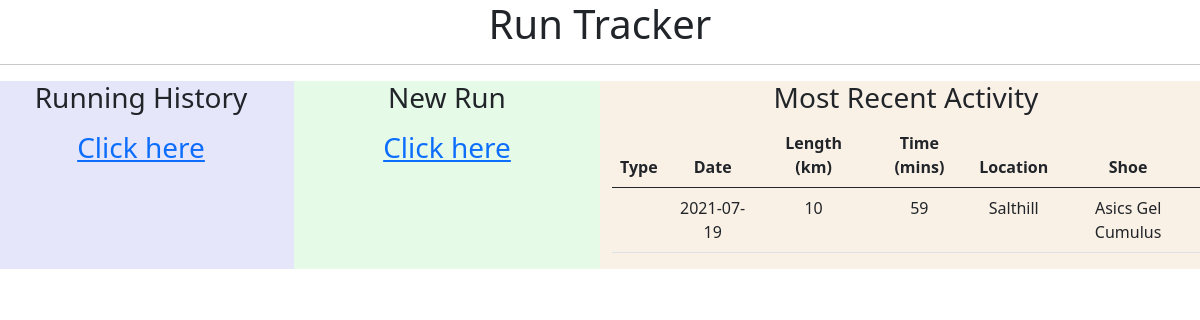
Before: / with the older database file.
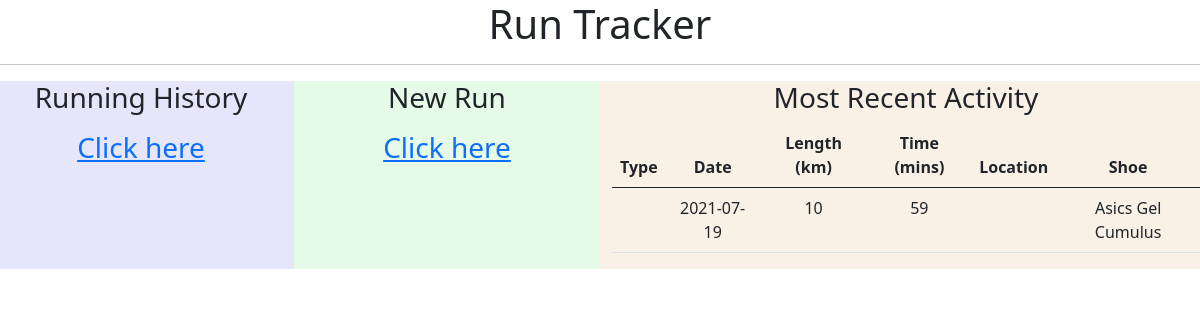
After: the same page with the newer database file.
### Model/Run.py (models this page shows, shortened)
class Run(db.Model):
    __tablename__ = 'runs'
    id = db.Column('run_id', db.Integer, primary_key = True)
    length = db.Column(db.String(50))
    location = db.Column(db.Integer, ForeignKey('runlocation.runlocation_id'))
    time = db.Column(db.String(10))
    shoe = db.Column(db.Integer, ForeignKey('shoes.shoe_id'))
    date = db.Column(db.String(10))
    typeofrun = db.Column(db.Integer, ForeignKey('runtype.runtype_id'))
    related_type_of_run = relationship('Runtype', backref='Run',lazy="joined")
    related_location_of_run = relationship('Runlocation', backref='Run',lazy="joined")
    related_shoe_of_run = relationship('Shoe', backref='Run',lazy="joined")

### Model/Runlocation.py (models this page shows, shortened)
class Runlocation(db.Model):
    __tablename__ = 'runlocation'
    id = db.Column('runlocation_id', db.Integer, primary_key = True)
    description = db.Column(db.String(100))

### Model/Shoe.py (models this page shows, shortened)
class Shoe(db.Model):
    __tablename__ = 'shoes'
    id = db.Column('shoe_id', db.Integer, primary_key = True)
    description = db.Column(db.String(100))

### Controllers/RunController.py (the view)
@options_run.route("/")
def run_options():
    runs = Run.query.order_by(desc(Run.date)).limit(1)
    return render_template('run_options.html',recent = runs)

### Templates/run_options.html (shortened to what this page needs)
<!DOCTYPE html>
<html lang = "en">
   <head>
      <link href="https://cdn.jsdelivr.net/npm/bootstrap@5.0.2/dist/css/bootstrap.min.css" rel="stylesheet"></head>
   <body>
      <div class="col-sm-12 text-center" style="background-color:rgb(255, 255, 255);">
         <h1> Run Tracker</h1>
         </div>
      <hr/>
<div class="row">
<div class="col-sm-3 text-center" style="background-color:lavender;">
   <h3> Running History <p></p> <a href = "{{ url_for('data_run.run_data') }}"> Click here
      </a></h3>
   </div>
<div class="col-sm-3 text-center" style="background-color:rgb(230, 250, 232);">
      <h3>New Run <p></p><a href = "{{ url_for('new_run.run_new') }}"> Click here
         </a></h3>
      </div>
<div class="col-sm-6 text-center" style="background-color:rgb(250, 241, 230);">
   <h3>Most Recent Activity</h3>
         <table class="table table-hover">
         <thead>
             <tr>
                 <th>Type</th>
                 <th>Date</th>
                 <th>Length (km)</th>
                 <th>Time (mins)</th>
                 <th>Location </th>
                 <th>Shoe </th>
             </tr>
         </thead>
         <tbody class="text-center">
         {% for row in recent| batch(1) %}
            {% include "run_recent.html" %}
        {% endfor %}
         </tbody>
         </table>
</div>
</div>
</html>

### Templates/run_recent.html
<tr>
    <td>{{ row[0].related_type_of_run.description}}</td>
    <td>{{ row[0].date }}</td>
    <td>{{ row[0].length }}</td>
    <td>{{ row[0].time }}</td>
    <td>{{ row[0].related_location_of_run.description}}</td>
    <td>{{ row[0].related_shoe_of_run.description}}</td>
</tr>

Changed rows visible on the page:
changed Run "Asics Gel Cumulus": description "Salthill" → (not shown)
